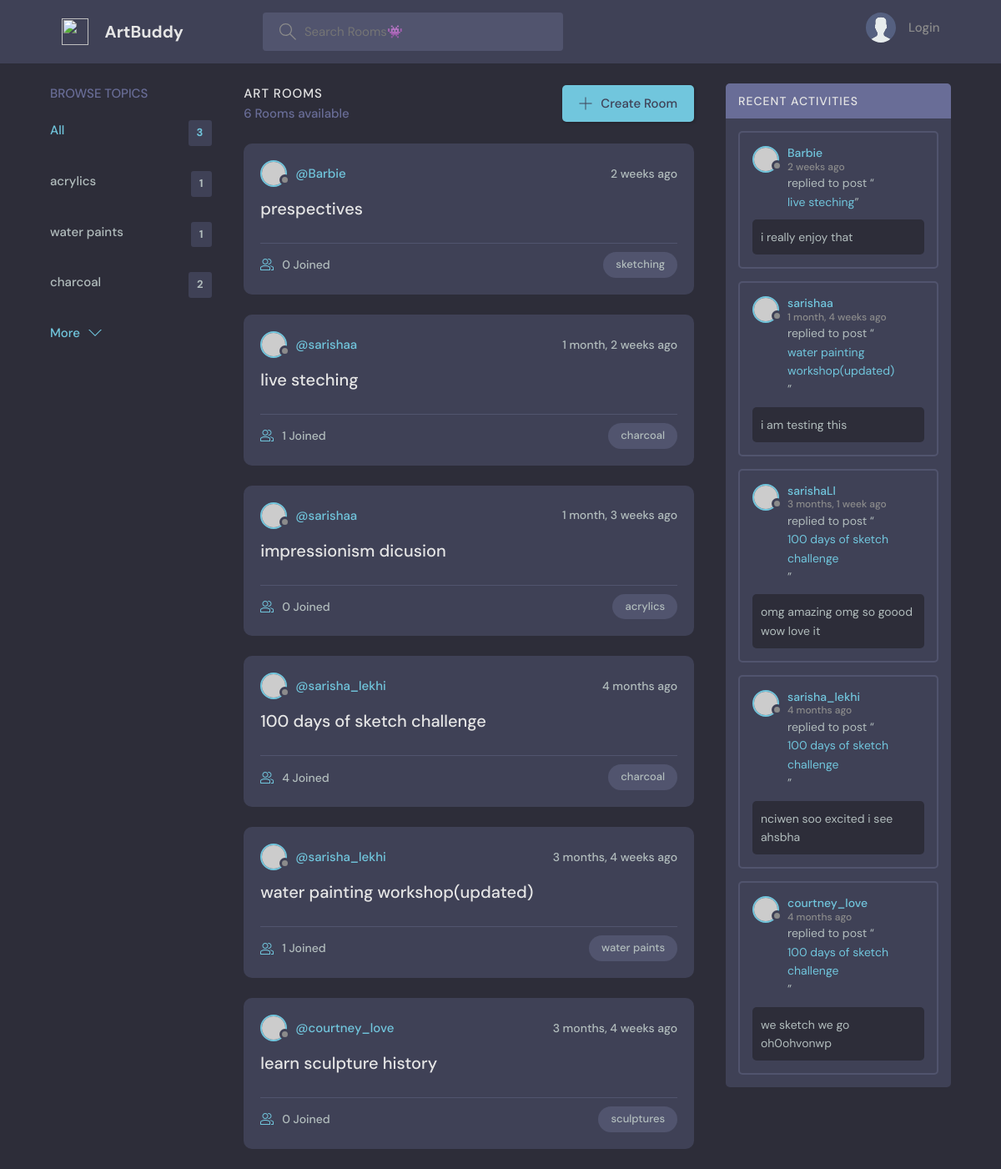
The page / on the database its author committed.
### base/models.py (models this page shows, shortened)
class Topic(models.Model):
    name= models.CharField(max_length=150)

class Room(models.Model):
    host=models.ForeignKey(User, on_delete=models.SET_NULL, null=True)
    topic= models.ForeignKey(Topic, on_delete=models.SET_NULL, null=True)
    name = models.CharField(max_length=200)
    description = models.TextField(null=True, blank=True)
    participants= models.ManyToManyField(User, related_name='participants', blank=True) #basically a user can have many rooms and a room cal have many user
    updated = models.DateTimeField(auto_now=True) #changes everytime
    created = models.DateTimeField(auto_now_add=True) #chnages once when we open first time
    class Meta:
        ordering = ['-updated', '-created'] #gives prefrence,  with -(acsending), without -(descending)
    def __str__(self):
        return self.name

class Message(models.Model):
    user=  models.ForeignKey(User, on_delete=models.CASCADE) #user is built in by django we access it importing the above library or wtvr
    room= models.ForeignKey(Room, on_delete=models.CASCADE) #if a room is delted then the mesg of respective group are also deleted
    body= models.TextField()
    updated = models.DateTimeField(auto_now=True) #changes everytime
    created = models.DateTimeField(auto_now_add=True) #chnages once when we open first time
    class Meta:
        ordering = ['-updated', '-created']

### base/views.py (the view)
# urls.py: path('', views.home, name="home"),
def home(request):
    q = request.GET.get('q') if request.GET.get('q') != None else ''
    rooms = Room.objects.filter(
        Q(topic__name__icontains=q) |
        Q(name__icontains=q) |
        Q(description__icontains=q)
        ) #see whats icontains
    topics= Topic.objects.all()[0:3]
    room_count= rooms.count()
    room_messages= Message.objects.filter(Q(room__topic__name__icontains=q)) #showing the recent activity, filter used here
    context= {'rooms': rooms, 'topics':topics,
    'room_count':room_count,'room_messages':room_messages}
    return render(request, 'base/home.html',context)

### base/templates/base/home.html (shortened to what this page needs)
{% extends 'main.html' %}
{% block content %}
<main class="layout layout--3">
      <div class="container">
        {% include 'base/topics_component.html' %}
        <div class="roomList">
          <div class="roomList__header">
            <div>
              <h2>ART Rooms</h2>
              <p>{{room_count}} Rooms available</p>
            </div>
            <a class="btn btn--main" href="{% url 'create-room' %}">
              <svg version="1.1" xmlns="http://www.w3.org/2000/svg" width="32" height="32" viewBox="0 0 32 32">
                <title>add</title>
                <path
                  d="M16.943 0.943h-1.885v14.115h-14.115v1.885h14.115v14.115h1.885v-14.115h14.115v-1.885h-14.115v-14.115z"
                ></path>
              </svg>
              Create Room
            </a>
          </div>
          {% include 'base/feed_component.html' %}
        </div>
        {% include 'base/activity_component.html' %}
      </div>
    </main>
{% endblock %}

### base/templates/base/topics_component.html
<div class="topics">
  <div class="topics__header">
    <h2>Browse Topics</h2>
  </div>
  <ul class="topics__list">
    <li>
      <a href="{% url 'home' %}" class="active">All <span>{{topics.count}}</span></a>
    </li>
    {% for topic in topics %}
    <li>
      <a href="{% url 'home' %}?q={{topic.name}}">{{topic.name}} <span>{{topic.room_set.all.count}}</span></a>
    </li>
    {% endfor %}
  </ul>
  <a class="btn btn--link" href="{% url 'topics' %}">
    More
    <svg version="1.1" xmlns="http://www.w3.org/2000/svg" width="32" height="32" viewBox="0 0 32 32">
      <title>chevron-down</title>
      <path d="M16 21l-13-13h-3l16 16 16-16h-3l-13 13z"></path>
    </svg>
  </a>
</div>

### base/templates/base/feed_component.html (shortened to what this page needs)
{% for room in rooms %}
<div class="roomListRoom">
  <div class="roomListRoom__header">
    <a href="{% url 'user-profile' room.host.id %}" class="roomListRoom__author">
      <div class="avatar avatar--small">
        <img src="https://randomuser.me/api/portraits/women/11.jpg" />
      </div>
      <span>@{{room.host.username}}</span>
    </a>
    <div class="roomListRoom__actions">
      <span>{{room.created|timesince}} ago</span>
    </div>
  </div>
  <div class="roomListRoom__content">
    <a href="{% url 'room' room.id  %}">{{room.name}}</a>
  </div>
  <div class="roomListRoom__meta">
    <a href="{% url 'room' room.id  %}" class="roomListRoom__joined">
     {{room.participants.all.count}} Joined
    </a>
    <p class="roomListRoom__topic">{{room.topic.name}}</p>
  </div>
</div>
{% endfor %}

### base/templates/base/activity_component.html (shortened to what this page needs)
<div class="activities">
   <div class="activities__header">
     <h2>Recent Activities</h2>
   </div>
   {% for message in room_messages %}
   <div class="activities__box">
     <div class="activities__boxHeader roomListRoom__header">
       <a href="{% url 'user-profile' message.user.id %}" class="roomListRoom__author">
         <div class="avatar avatar--small">
           <img src="https://randomuser.me/api/portraits/women/11.jpg" />
         </div>
         <p>
            {{message.user}}
           <span>{{message.created|timesince}} ago</span>
         </p>
       </a>
     </div>
     <div class="activities__boxContent">
       <p>replied to post “<a href="{% url 'room' message.room.id %}">{{message.room}}</a>”</p>
       <div class="activities__boxRoomContent">
        {{message.body}}
       </div>
     </div>
   </div>
   {% endfor %}
 </div>

### rows shown on the page
Topic: name "acrylics", room_set.all.count "1"
Topic: name "water paints", room_set.all.count "1"
Topic: name "charcoal", room_set.all.count "2"
Room: host.username "Barbie", created "2 weeks", name "prespectives", participants.all.count "0", topic.name "sketching"
Room: host.username "sarishaa", created "1 month, 2 weeks", name "live steching", participants.all.count "1", topic.name "charcoal"
Room: host.username "sarishaa", created "1 month, 3 weeks", name "impressionism dicusion", participants.all.count "0", topic.name "acrylics"
Room: host.username "sarisha_lekhi", created "4 months", name "100 days of sketch challenge", participants.all.count "4", topic.name "charcoal"
Room: host.username "sarisha_lekhi", created "3 months, 4 weeks", name "water painting workshop(updated)", participants.all.count "1", topic.name "water paints"
Room: host.username "courtney_love", created "3 months, 4 weeks", name "learn sculpture history", participants.all.count "0", topic.name "sculptures"
Message: user "Barbie", created "2 weeks", room "live steching", body "i really enjoy that"
Message: user "sarishaa", created "1 month, 4 weeks", room "water painting workshop(updated)", body "i am testing this"
Message: user "sarishaLl", created "3 months, 1 week", room "100 days of sketch challenge", body "omg amazing omg so goood wow love it"
Message: user "sarisha_lekhi", created "4 months", room "100 days of sketch challenge", body "nciwen soo excited i see ahsbha"
Message: user "courtney_love", created "4 months", room "100 days of sketch challenge", body "we sketch we go oh0ohvonwp"

### other values the page prints
{{ topics.count }} "3"
{{ room_count }} "6"
